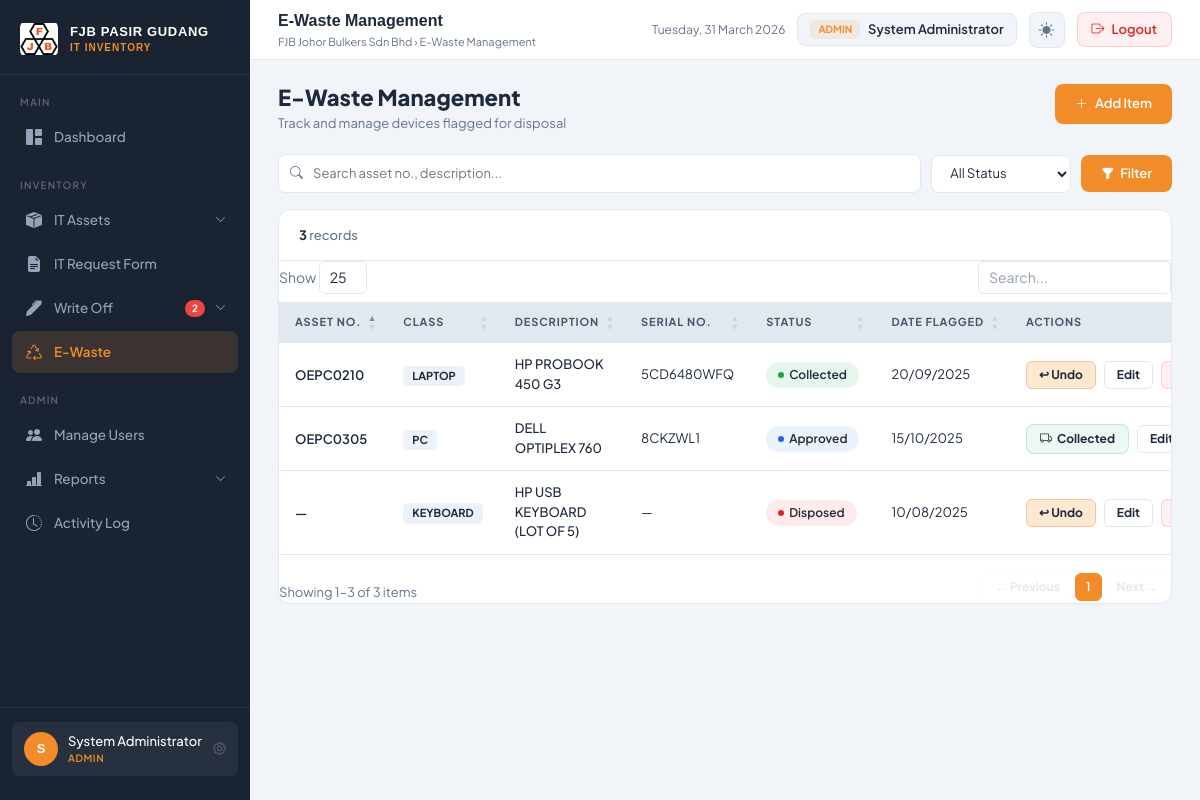
/ewaste.php (signed in), run on the app's committed database.
### tables this page shows
CREATE TABLE IF NOT EXISTS ewaste_items (
    id INT AUTO_INCREMENT PRIMARY KEY,
    asset_number VARCHAR(50),
    asset_class VARCHAR(50) NOT NULL,
    description VARCHAR(255) NOT NULL,
    serial_number VARCHAR(100),
    original_inventory_id INT,
    condition_on_disposal ENUM('Non-functional','Partially Functional','Obsolete','Damaged Beyond Repair') DEFAULT 'Non-functional',
    disposal_status ENUM('Pending','Approved','Collected','Disposed') DEFAULT 'Pending',
    date_flagged DATE,
    date_disposed DATE,
    disposal_method ENUM('Recycled','Donated','Sold for Parts','Landfill','Awaiting Collection') DEFAULT 'Awaiting Collection',
    weight_kg DECIMAL(6,2),
    vendor_collector VARCHAR(100),
    certificate_number VARCHAR(100),
    notes TEXT,
    created_by INT,
    created_at DATETIME DEFAULT CURRENT_TIMESTAMP,
    updated_at DATETIME DEFAULT CURRENT_TIMESTAMP ON UPDATE CURRENT_TIMESTAMP,
    FOREIGN KEY (created_by) REFERENCES users(id) ON DELETE SET NULL,
    FOREIGN KEY (original_inventory_id) REFERENCES inventory_items(id) ON DELETE SET NULL
);

### includes/auth_check.php (called while the page is built, shortened)
<?php
function isAdmin() {
    return ($_SESSION['role'] ?? '') === 'admin';
}
function h($str) {
    return htmlspecialchars($str ?? '', ENT_QUOTES, 'UTF-8');
}
?>

### ewaste.php (the view, shortened to what this page needs)
<?php
require_once 'includes/auth_check.php';
$db = getDB();
require_once 'includes/layout.php';
?>
<div style="display:flex;align-items:flex-start;justify-content:space-between;margin-bottom:20px">
  <div>
    <h4 style="font-family:'Plus Jakarta Sans',sans-serif;font-weight:800;font-size:22px;color:var(--text);margin:0">E-Waste Management</h4>
    <p style="font-size:13px;color:var(--muted);margin:4px 0 0">Track and manage devices flagged for disposal</p>
  </div>
  <?php if (isAdmin()): ?>
  <a href="ewaste.php?action=add" class="btn-primary-custom" style="padding:10px 20px;font-size:13px">
    <i class="bi bi-plus-lg"></i> Add Item
  </a>
  <?php endif; ?>
</div>
<div style="display:flex;align-items:center;gap:10px;flex-wrap:wrap;margin-bottom:16px">
  <form method="GET" action="ewaste.php" style="display:flex;align-items:center;gap:10px;flex-wrap:wrap;width:100%">
    <div style="position:relative;flex:1;min-width:220px">
      <i class="bi bi-search" style="position:absolute;left:12px;top:50%;transform:translateY(-50%);color:var(--muted);font-size:13px"></i>
      <input type="text" name="ew_search" value="<?= h($_GET['ew_search'] ?? '') ?>" placeholder="Search asset no., description..."
        style="width:100%;padding:9px 12px 9px 34px;background:var(--surface);border:1.5px solid var(--border);border-radius:8px;color:var(--text);font-size:13px;font-family:'Plus Jakarta Sans',sans-serif;outline:none"
        onfocus="this.style.borderColor='var(--accent)'" onblur="this.style.borderColor='var(--border)'">
    </div>
    <select name="ew_status" onchange="this.form.submit()"
      style="padding:9px 14px;background:var(--surface);border:1.5px solid var(--border);border-radius:8px;color:var(--text);font-size:13px;font-family:'Plus Jakarta Sans',sans-serif;outline:none;min-width:140px">
      <option value="">All Status</option>
    </select>
    <button type="submit" style="padding:9px 20px;background:var(--accent);color:#fff;border:none;border-radius:8px;font-size:13px;font-weight:600;cursor:pointer;font-family:'Plus Jakarta Sans',sans-serif;display:flex;align-items:center;gap:6px">
      <i class="bi bi-funnel-fill"></i> Filter
    </button>
  </form>
</div>
<?php
$ew_search = trim($_GET['ew_search'] ?? '');
$ew_status = trim($_GET['ew_status'] ?? '');
$ew_where  = ['1=1'];
$ew_sql   = implode(' AND ', $ew_where);
$ew_base  = "ew.disposal_status != 'Pending'";
$ew_full  = $ew_sql === '1=1' ? $ew_base : "($ew_sql) AND $ew_base";
$items    = $db->query("SELECT ew.*, u.full_name as added_by FROM ewaste_items ew LEFT JOIN users u ON ew.created_by=u.id WHERE $ew_full ORDER BY ew.created_at DESC");
$ew_total = $db->query("SELECT COUNT(*) c FROM ewaste_items ew WHERE $ew_full")->fetch_assoc()['c'];
?>
<div class="table-card">
  <div style="padding:14px 20px;border-bottom:1px solid var(--border)">
    <span style="font-size:13px;color:var(--muted);font-weight:500">
      <strong style="color:var(--text)"><?= number_format($ew_total) ?></strong> record<?= $ew_total !== 1 ? 's' : '' ?><?= ($ew_search||$ew_status) ? ' <span style="color:var(--accent)">(filtered)</span>' : '' ?>
    </span>
  </div>
  <div class="table-responsive">
    <table class="table table-hover data-table" style="font-family:'Plus Jakarta Sans',sans-serif">
      <thead><tr>
        <th>ASSET NO.</th><th>CLASS</th><th>DESCRIPTION</th>
        <th>SERIAL NO.</th><th>STATUS</th><th>DATE FLAGGED</th>
        <?php if (isAdmin()): ?><th>ACTIONS</th><?php endif; ?>
      </tr></thead>
      <tbody>
      <?php while ($row = $items->fetch_assoc()): ?>
      <tr>
        <td>
          <a href="ewaste.php?action=edit&id=<?= $row['id'] ?>"
            style="color:var(--accent);font-size:13px;font-weight:600;text-decoration:none">
            <?= h($row['asset_number'] ?: '—') ?>
          </a>
        </td>
        <td>
          <span style="display:inline-block;background:rgba(59,130,246,.1);color:#2563eb;border-radius:5px;padding:2px 9px;font-size:11px;font-weight:700">
            <?= h($row['asset_class']) ?>
          </span>
        </td>
        <td style="font-weight:500;font-size:13px"><?= h($row['description']) ?></td>
        <td style="font-size:13px;color:var(--muted)"><?= h($row['serial_number'] ?: '—') ?></td>
        <td>
          <?php if ($row['disposal_status'] === 'Approved'): ?>
            <span style="display:inline-flex;align-items:center;gap:5px;background:rgba(59,130,246,.1);color:#2563eb;border-radius:20px;padding:4px 12px;font-size:12px;font-weight:600">
              <span style="width:6px;height:6px;background:#2563eb;border-radius:50%"></span> Approved
            </span>
          <?php elseif ($row['disposal_status'] === 'Collected'): ?>
            <span style="display:inline-flex;align-items:center;gap:5px;background:rgba(22,163,74,.1);color:#16a34a;border-radius:20px;padding:4px 12px;font-size:12px;font-weight:600">
              <span style="width:6px;height:6px;background:#16a34a;border-radius:50%"></span> Collected
            </span>
          <?php elseif ($row['disposal_status'] === 'Disposed'): ?>
            <span style="display:inline-flex;align-items:center;gap:5px;background:rgba(239,68,68,.1);color:#dc2626;border-radius:20px;padding:4px 12px;font-size:12px;font-weight:600">
              <span style="width:6px;height:6px;background:#dc2626;border-radius:50%"></span> Disposed
            </span>
          <?php endif; ?>
        </td>
        <td style="font-size:13px"><?= $row['date_flagged'] ? date('d/m/Y', strtotime($row['date_flagged'])) : '—' ?></td>
        <?php if (isAdmin()): ?>
        <td>
          <div style="display:flex;align-items:center;gap:8px;flex-wrap:nowrap;font-family:'Plus Jakarta Sans',sans-serif">
            <?php if ($row['disposal_status'] === 'Approved'): ?>
              <a href="ewaste.php?action=collect&id=<?= $row['id'] ?>" onclick="return confirm('Mark this item as collected?')"
                style="font-size:12px;font-weight:700;color:#16a34a;background:rgba(22,163,74,.08);border:1.5px solid rgba(22,163,74,.2);border-radius:8px;padding:5px 13px;text-decoration:none;white-space:nowrap;display:inline-flex;align-items:center;gap:5px">
                <i class="bi bi-truck"></i> Collected
              </a>
            <?php elseif (in_array($row['disposal_status'], ['Collected','Disposed'])): ?>
              <a href="ewaste.php?action=undispose&id=<?= $row['id'] ?>" onclick="return confirm('Revert this item back to Approved?')"
                style="font-size:12px;font-weight:700;color:#c2590a;text-decoration:none;border:1.5px solid #f5c49a;border-radius:6px;padding:4px 12px;background:#fde8d0;white-space:nowrap">↩ Undo</a>
            <?php endif; ?>
            <a href="ewaste.php?action=edit&id=<?= $row['id'] ?>"
              style="font-size:12px;font-weight:700;color:var(--text);text-decoration:none;border:1.5px solid var(--border);border-radius:6px;padding:4px 12px;background:transparent;white-space:nowrap">Edit</a>
            <a href="ewaste.php?action=delete&id=<?= $row['id'] ?>" onclick="return confirm('Delete this record?')"
              style="font-size:12px;font-weight:700;color:#dc2626;text-decoration:none;border:1.5px solid rgba(239,68,68,.2);border-radius:6px;padding:4px 12px;background:rgba(239,68,68,.08);white-space:nowrap">Delete</a>
          </div>
        </td>
        <?php endif; ?>
      </tr>
      <?php endwhile; ?>
      </tbody>
    </table>
  </div>
</div>
<?php require_once 'includes/layout_end.php'; ?>

### data on the page
ewaste_items: asset_number "OEPC0305", asset_class "PC", description "DELL OPTIPLEX 760", serial_number "8CKZWL1", disposal_status "Approved" (drawn), date_flagged "15/10/2025"
ewaste_items: asset_number "OEPC0210", asset_class "LAPTOP", description "HP PROBOOK 450 G3", serial_number "5CD6480WFQ", disposal_status "Collected" (drawn), date_flagged "20/09/2025"
ewaste_items: asset_number "—", asset_class "KEYBOARD", description "HP USB KEYBOARD (LOT OF 5)", serial_number "—", disposal_status "Disposed" (drawn), date_flagged "10/08/2025"

### other printed values
$wo_pending_count "2"
substr($_SESSION['full_name'],0,1) "S"
$_SESSION['full_name'] "System Administrator"
$_SESSION['role'] "ADMIN"
$page_title "E-Waste Management"
$ew_total "3"
